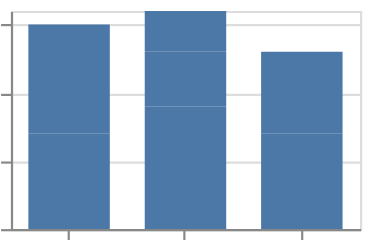

Describe this chart as a Vega-Lite specification.
### Vega-Lite specification from a JSON file in a GitHub repository (floating-point values rounded to 4 significant figures)
{"$schema": "https://vega.github.io/schema/vega-lite/v6.json", "padding": 5, "autosize": "none", "data": {"name": "table", "values": [{"c": "A", "g": "p", "x": 1, "y": 2, "v": 5, "t": "2024-01-15", "o": {"v": 3}, "IMDB Rating": 6.1, "d": "x1"}, {"c": "B", "g": "q", "x": 2, "y": 4, "v": 9, "t": "2024-02-20", "o": {"v": 7}, "IMDB Rating": 7.4, "d": "x2"}, {"c": "A", "g": "q", "x": 3, "y": 3, "v": 2, "t": "2024-03-05", "o": {"v": 1}, "IMDB Rating": 5.2, "d": "x1"}, {"c": "C", "g": "p", "x": 4, "y": 6, "v": 7, "t": "2024-05-30", "o": {"v": 4}, "IMDB Rating": 8.8, "d": "x3"}, {"c": "B", "g": "p", "x": 5, "y": 5, "v": 4, "t": "2024-07-11", "o": {"v": 9}, "IMDB Rating": 6.9, "d": "x2"}, {"c": "C", "g": "q", "x": 6, "y": 8, "v": 6, "t": "2024-09-02", "o": {"v": 2}, "IMDB Rating": 7.7, "d": "x3"}, {"c": "A", "g": "p", "x": 7, "y": 7, "v": 8, "t": "2024-11-25", "o": {"v": 5}, "IMDB Rating": 4.4, "d": "x1"}, {"c": "B", "g": "q", "x": 8, "y": 9, "v": 3, "t": "2024-12-31", "o": {"v": 8}, "IMDB Rating": 9.1, "d": "x2"}]}, "width": 160, "height": 100, "mark": "bar", "encoding": {"x": {"field": "c", "type": "nominal"}, "y": {"field": "v", "type": "quantitative"}}, "config": {"scale": {"barBandPaddingInner": 0.3, "rectBandPaddingInner": 0.1}}}
